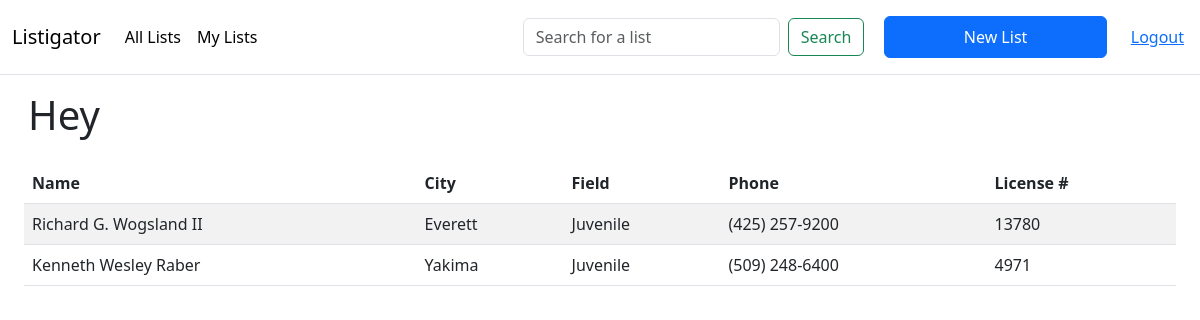
/list/1 (signed in), run on an earlier commit of the app's database.
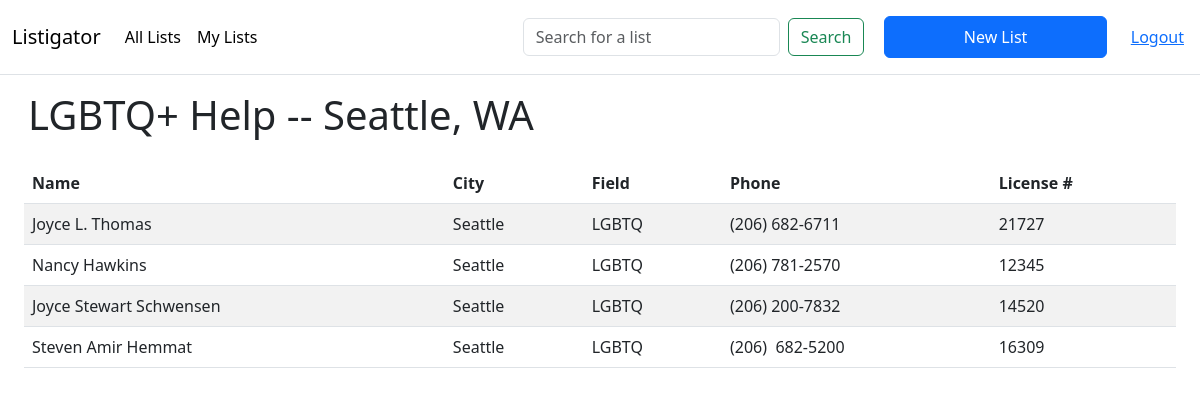
And on a later commit of the database.
### listigator/models.py (models this page shows, shortened)
class List(db.Model):
    id = db.Column(db.Integer, primary_key=True)
    user_id = db.Column(db.Integer, db.ForeignKey('user.id'),
        nullable=False)
    public = db.Column(db.Boolean, nullable=False, default=False)
    title = db.Column(db.String(50), nullable=False)
    lawyers = db.relationship('Lawyer', secondary=list_lawyers, lazy='subquery',
        backref=db.backref('lists', lazy=True))

class Lawyer(db.Model):
    id = db.Column(db.Integer, primary_key=True)
    license_number =db.Column(db.Integer, nullable=False)
    name = db.Column(db.String(50), nullable=False)
    city = db.Column(db.String(50), nullable=False)
    status = db.Column(db.String(20), nullable=False)
    phone = db.Column(db.String(20), nullable=False)
    field = db.Column(db.String(20), nullable=False)

### listigator/app.py (the view)
@main.route('/list/<int:list_id>')
@login_required
def list(list_id):
    list_to_show = List.query.get(list_id)
    lawyers = list_to_show.lawyers
    title = list_to_show.title
    return render_template('main/list.html', lawyers = lawyers, title=title)

### listigator/auth.py (called while the page is built)
def login_required(route):
    @functools.wraps(route)
    def wrapped_route(**kwargs):
        if session.get('user_id') is None:
            return redirect(url_for('auth.login'))
        return route(**kwargs)
    return wrapped_route

### listigator/templates/main/list.html (shortened to what this page needs)
{% extends 'main/layout.html' %}
{% block main %}
<h1 class="p-3">{{ title }}</h1>
{% if lawyers %}
<div class="container-fluid">
    <table class='table ph-3 bg-light table-striped'>
        <thead>
            <tr>
                <th scope="col">Name</th>
                <th scope="col">City</th>
                <th scope="col">Field</th>
                <th scope="col">Phone</th>
                <th scope="col">License #</th>
            </tr>
        </thead>
        <tbody>
            {% for lawyer in lawyers %}
            <tr class='p-3'>
                <td class='city'>{{lawyer.city}}</td>
                <td class='field'>{{lawyer.field}}</td>
                <td class='license_number'>{{lawyer.license_number}}</td>
                <td class='name'>{{lawyer.name}}</td>
                <td class='phone'>{{lawyer.phone}}</td>
            </tr>
            {% endfor %}
        </tbody>
    </table>
</div>
{% else %}
    <p>This list is empty</p>
{% endif %}
{% endblock %}

### listigator/templates/main/layout.html (shortened to what this page needs)
<!DOCTYPE html>
<html>
  <head>
    {% block head %}
    <link rel="stylesheet" href="{{url_for('static', filename='css/style.css')}}">
    <link href="https://cdn.jsdelivr.net/npm/bootstrap@5.3.0-alpha3/dist/css/bootstrap.min.css" rel="stylesheet">
    {% endblock %}
  </head>
  <body>
    <nav class="navbar navbar-expand-lg border-bottom">
      <div class="container-fluid">
        <a class="navbar-brand" href="{{url_for('main.home')}}">Listigator</a>
        <div class="collapse navbar-collapse" id="navbarSupportedContent">
          <ul class="navbar-nav navbar-left me-auto mb-2 mb-lg-0">
            <li class="nav-item">
              <a class="nav-link active" aria-current="page" href="{{url_for('main.publiclists')}}">All Lists</a>
            </li>
            <li class="nav-item">
              <a class="nav-link active" aria-current="page" href="{{url_for('main.mylists')}}">My Lists</a>
            </li>
          </ul>
          <form id="search" class="d-flex" role="search" method="post" action="{{url_for('main.listSearch')}}">
            <input name="searchTitle" class="form-control me-2" type="search" placeholder="Search for a list" aria-label="Search" required>
            <button class="btn btn-outline-success" type="submit">Search</button>
          </form>
        </div>
      </div>
      <button class='btn btn-primary m-2 p-2 w-25' type='button' id='new-list-btn'>New List</button>
      <a class='p-2 m-2' href="{{url_for('auth.logout')}}">Logout</a>
    </nav>
    <main>
        <div class='col container-fluid'>
          {% block main %}
          {% endblock %}
        </div>
    </main>
  </body>
</html>

### listigator/static/css/style.css (style rules this page uses)
:root { --primary: #00356b; --secondary: #287dc0; --tertiary: #63aaff; --grey: lightgrey; --white: #fff; }

What changed in the data, as far as the page shows it:
no longer on this page (row unchanged): Lawyer: city "Richard G. Wogsland II", field "Everett", license_number "Juvenile", name "(425) 257-9200", phone "13780"
no longer on this page (row unchanged): Lawyer: city "Kenneth Wesley Raber", field "Yakima", license_number "Juvenile", name "(509) 248-6400", phone "4971"
changed List: title "Hey" → "LGBTQ+ Help -- Seattle, WA"
added Lawyer: city "Joyce L. Thomas", field "Seattle", license_number "LGBTQ", name "(206) 682-6711", phone "21727"
added Lawyer: city "Nancy Hawkins", field "Seattle", license_number "LGBTQ", name "(206) 781-2570", phone "12345"
added Lawyer: city "Joyce Stewart Schwensen", field "Seattle", license_number "LGBTQ", name "(206) 200-7832", phone "14520"
added Lawyer: city "Steven Amir Hemmat", field "Seattle", license_number "LGBTQ", name "(206) 682-5200", phone "16309"
